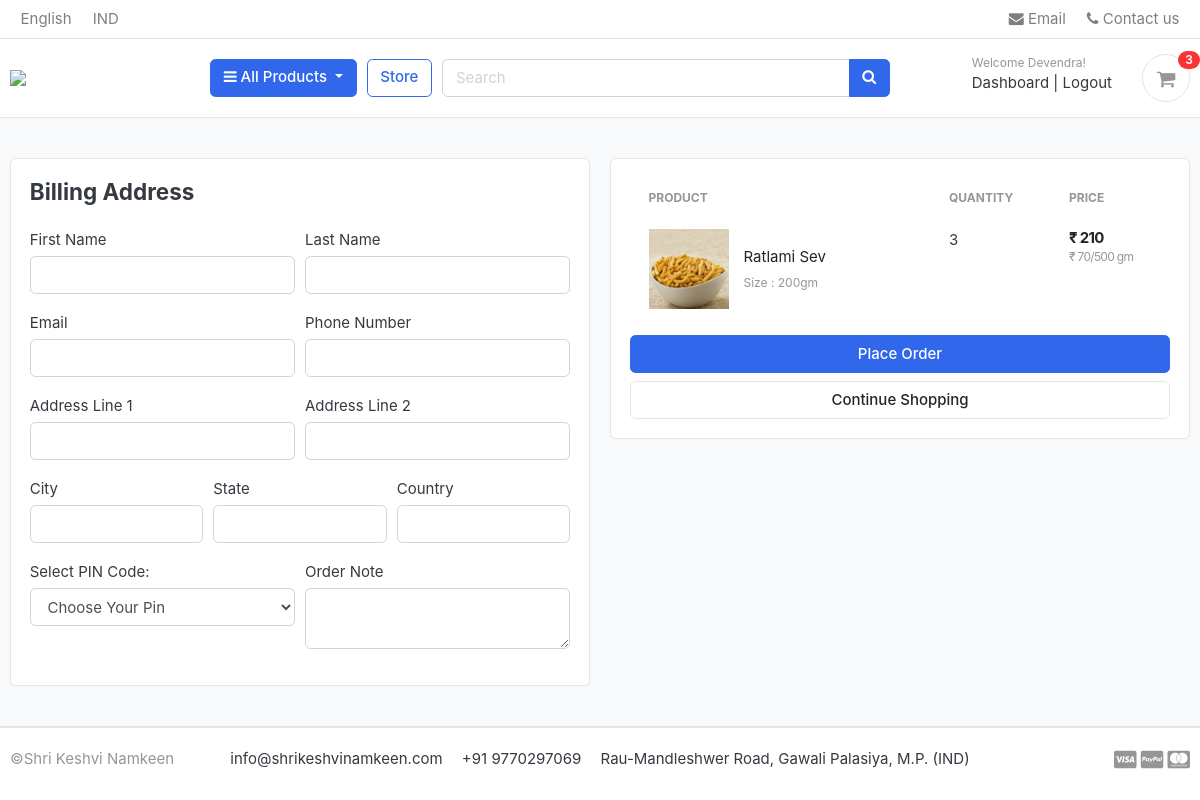
The page /cart/checkout/ (signed in) on the database as committed earlier.
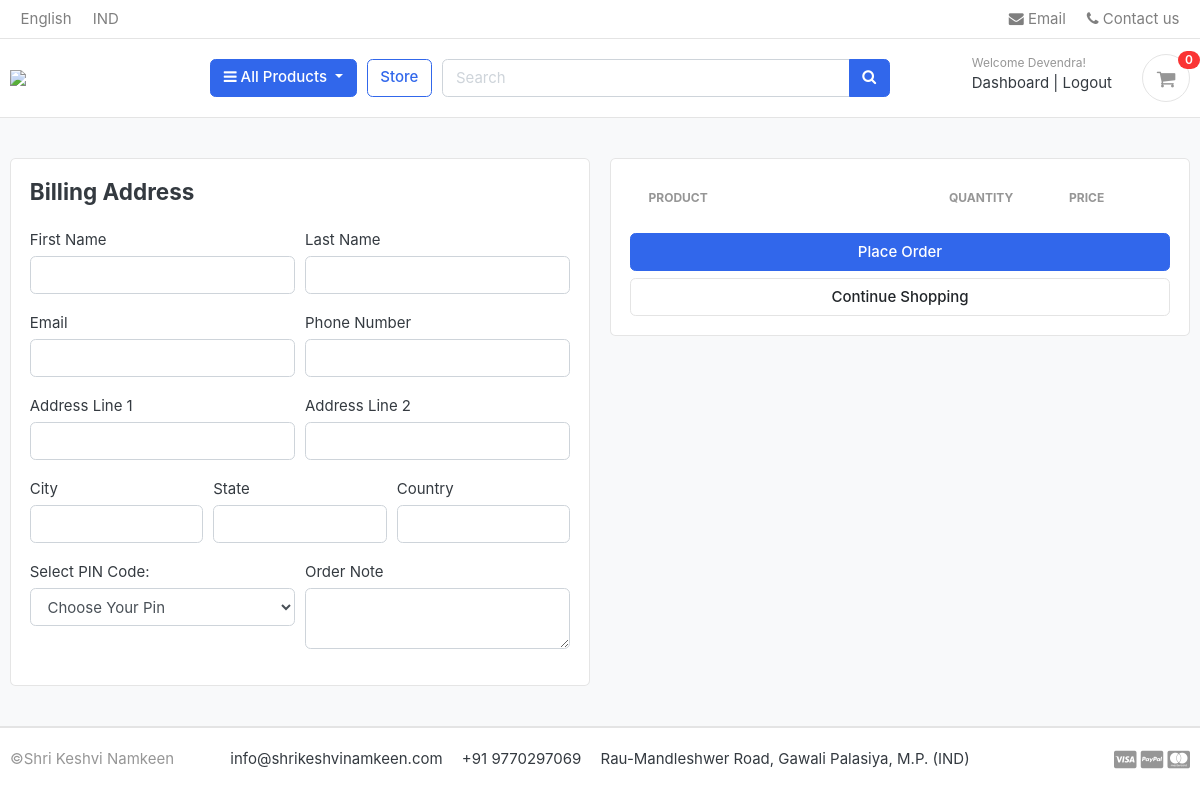
The same page on the database as committed later.
### carts/models.py (models this page shows, shortened)
class CartItem(models.Model):
    user = models.ForeignKey(Account, on_delete=models.CASCADE, null=True)
    product = models.ForeignKey(Product, on_delete=models.CASCADE)
    variations = models.ManyToManyField(Variation, blank=True)
    cart = models.ForeignKey(Cart, on_delete=models.CASCADE, null=True)
    quantity = models.IntegerField()
    is_active = models.BooleanField(default=True)
    def sub_total(self):
        return self.product.price * self.quantity

### store/models.py (models this page shows, shortened)
class Product(models.Model):
    product_name    = models.CharField(max_length=200, unique=True)
    slug            = models.SlugField(max_length=200, unique=True)
    description     = models.TextField(max_length=500, blank=True)
    price           = models.IntegerField()
    images          = models.ImageField(upload_to='photos/products')
    stock           = models.IntegerField()
    is_available    = models.BooleanField(default=True)
    category        = models.ForeignKey(Category,  on_delete=models.CASCADE)
    created_date    = models.DateTimeField(auto_now_add=True)
    modified_date   = models.DateTimeField(auto_now=True)
    def get_url(self):
        return reverse('product_detail', args=[self.category.slug, self.slug])

class Variation(models.Model):
    product = models.ForeignKey(Product, on_delete=models.CASCADE)
    variation_category = models.CharField(max_length=100, choices=variation_category_choice)
    variation_value    = models.CharField(max_length=100)
    is_active          = models.BooleanField(default=True)
    created_date       = models.DateTimeField(auto_now_add=True)
    objects            = VariationManager()

### carts/views.py (the view)
# urls.py: path('checkout/', views.checkout, name='checkout'),
@login_required(login_url='login')
def checkout(request, total=0, quantity=0, cart_items=None):
    try:
        tax = 0
        grand_total = 0
        if request.user.is_authenticated:
            cart_items = CartItem.objects.filter(user=request.user, is_active=True)
        else:
            cart = Cart.objects.get(cart_id=_cart_id(request))
            cart_items = CartItem.objects.filter(cart=cart, is_active=True)
        for cart_item in cart_items:
            total += (cart_item.product.price * cart_item.quantity)
            quantity += cart_item.quantity
        tax = (2 * total)/100
        grand_total = total + tax
    except ObjectDoesNotExist:
        pass
    context = {
            'total': total,
            'quantity': quantity,
            'cart_items': cart_items,
            'tax'  : tax,
            'grand_total': grand_total,
    }
    return render(request, 'store/checkout.html', context)

### carts/context_processors.py (called while the page is built)
def counter(request):
    cart_count = 0
    if 'admin' in request.path:
        return {}
    else:
        try:
            cart = Cart.objects.filter(cart_id = _cart_id(request))
            if request.user.is_authenticated:
                cart_items = CartItem.objects.all().filter(user=request.user)
            else:
                cart_items = CartItem.objects.all().filter(cart=cart[:1])
            for cart_item in cart_items:
                cart_count += cart_item.quantity
        except Cart.DoesNotExist:
            cart_count = 0
    return dict(cart_count = cart_count)

### carts/views.py (called while the page is built)
def _cart_id(request):
    cart = request.session.session_key
    if not cart:
        cart = request.session.create()
    return cart

### category/context_processors.py (called while the page is built)
def menu_links(request):
    links = Category.objects.all()
    return dict(links=links)

### category/models.py (called while the page is built)
    def get_url(self):
            return reverse('products_by_category', args=[self.slug])

### templates/store/checkout.html (shortened to what the changed rows need)
{% extends 'base.html' %}
{% load static %}
{% block content %}
<section class="section-content padding-y bg">
    <div class="container">
    <div class="row">
        <aside class="col-lg-6">
            <div class="card">
            <div class="card-body">
                <table class="table table-borderless table-shopping-cart">
                    <thead class="text-muted">
                    <tr class="small text-uppercase">
                      <th scope="col">Product</th>
                      <th scope="col" width="120">Quantity</th>
                      <th scope="col" width="120">Price</th>
                    </tr>
                    </thead>
                    <tbody>
                        {% for cart_item in cart_items %}
                    <tr>
                        <td>
                            <figure class="itemside align-items-center">
                                <div class="aside"><img src="{{ cart_item.product.images.url }}" class="img-sm"></div>
                                <figcaption class="info">
                                    <a href="{{ cart_item.product.get_url }}" class="title text-dark">{{ cart_item.product.product_name }}</a>
                                    <p class="text-muted small">
                                        {% if cart_item.variations.all%}
                                          {% for item in cart_item.variations.all %}
                                            {{ item.variation_category | capfirst }} : {{ item.variation_value | capfirst }} <br>
                                          {% endfor %}
                                        {% endif %}
                                    </p>
                                </figcaption>
                            </figure>
                        </td>
                        <td>
                            <label for="">{{cart_item.quantity}}</label>
                        </td>
                        <td>
                            <div class="price-wrap">
                                <var class="price">&#8377; {{ cart_item.sub_total }}</var>
                                <small class="text-muted"> &#8377; {{ cart_item.product.price }}/500 gm</small>
                            </div>
                        </td>
                    </tr>
                    {% endfor %}
                    </tbody>
                    </table>
            </div>
            </div>
    </aside>
    </div>
    </div>
    </section>
{% endblock %}

### templates/includes/navbar.html (shortened to what this page needs)
{% load static %}
<header class="section-header">
    <nav class="navbar p-md-0 navbar-expand-sm navbar-light border-bottom">
    <div class="container">
      <div class="collapse navbar-collapse" id="navbarTop4">
        <ul class="navbar-nav mr-auto">
            <li class="nav-item dropdown">
                 <a href="#" class="nav-link">English</a>
            </li>
            <li class="nav-item dropdown">
                <a href="#" class="nav-link">IND</a>
            </li>
        </ul>
        <ul class="navbar-nav">
            <li><a href="#" class="nav-link"> <i class="fa fa-envelope"></i> Email </a></li>
            <li><a href="#" class="nav-link"> <i class="fa fa-phone"></i> Contact us </a></li>
        </ul>
      </div>
    </div>
    </nav>
    <section class="header-main border-bottom">
        <div class="container">
    <div class="row align-items-center">
        <div class="col-lg-2 col-md-3 col-6">
            <a href="{% url 'home' %}" class="brand-wrap">
                <img class="logo" src="{% static './images/logoo.jpg' %}">
            </a>
        </div>
        <div class="col-lg col-sm col-md col-6 flex-grow-0">
            <div class="category-wrap dropdown d-inline-block float-right">
                <button type="button" class="btn btn-primary dropdown-toggle" data-toggle="dropdown">
                    <i class="fa fa-bars"></i> All Products
                </button>
            </div>
        </div>
        <a href="{% url 'store' %}" class="btn btn-outline-primary">Store</a>
        <div class="col-lg  col-md-6 col-sm-12 col">
            <form action="{% url 'search' %}" class="search" method="GET">
                <div class="input-group w-100">
                    <input type="text" class="form-control" style="width:60%;" placeholder="Search" name="keyword">
                    <div class="input-group-append">
                      <button class="btn btn-primary" type="submit">
                        <i class="fa fa-search"></i>
                      </button>
                    </div>
                </div>
            </form>
        </div>
        <div class="col-lg-3 col-sm-6 col-8 order-2 order-lg-3">
                    <div class="d-flex justify-content-end mb-3 mb-lg-0">
                        {% if user.id is None %}
                        <div class="widget-header">
                            <small class="title text-muted">Welcome guest!</small>
                            <div>
                                <a href="{% url 'login' %}">Sign in</a> <span class="dark-transp"> | </span>
                                <a href="{% url 'register' %}"> Register</a>
                            </div>
                        </div>
                        {% else %}
                        <div class="widget-header">
                            <small class="title text-muted">Welcome {{user.first_name}}!</small>
                            <div>
                                <a href="{% url 'dashboard' %}">Dashboard </a> <span class="dark-transp"> | </span>
                                <a href="{% url 'logout' %}"> Logout</a>
                            </div>
                        </div>
                        {% endif %}
                        <a href="{% url 'cart' %}" class="widget-header pl-3 ml-3">
                            <div class="icon icon-sm rounded-circle border"><i class="fa fa-shopping-cart"></i></div>
                            <span class="badge badge-pill badge-danger notify">{{cart_count}}</span>
                        </a>
                    </div>
                </div>
    </div>
        </div>
    </section>
    </header>

Rows that differ between the two databases and show on the page:
removed CartItem: product.images (picture), product.product_name "Ratlami Sev", quantity "3", sub_total "210", product.price "70"
no longer on this page (row unchanged): Variation: variation_category "Size", variation_value "200gm"
Other text that changed with them:
{{ cart_count }}: "3" → "0"
